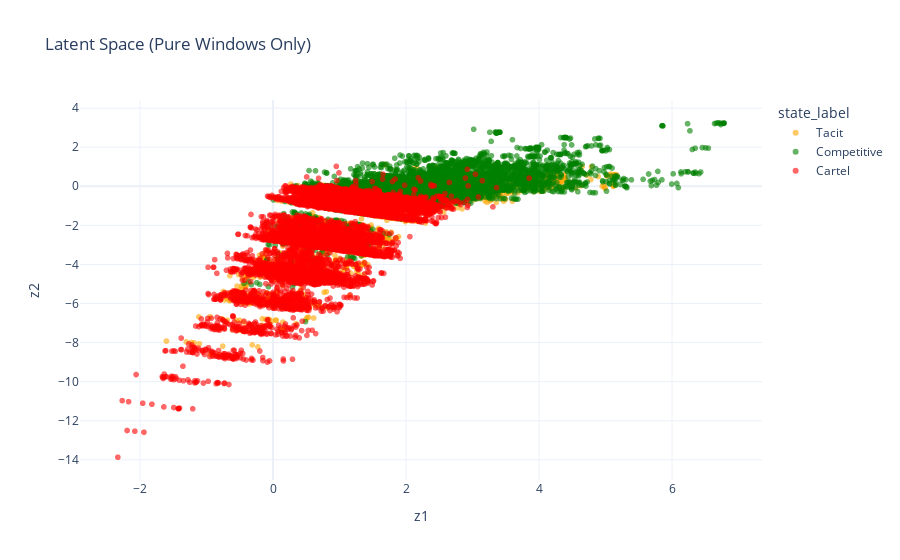

This figure's notebook cell:
### Code cell
#plotting embedding
# Focus on pure windows only for clarity
pure = validation_df[validation_df["is_pure_80"] == 1].copy()

# Map state labels for readability
state_map = {0: "Competitive", 1: "Tacit", 2: "Cartel"}
pure["state_label"] = pure["state_mode"].map(state_map)

fig = px.scatter(
    pure,
    x="z1",
    y="z2",
    color="state_label",
    color_discrete_map={
        "Competitive": "green",
        "Tacit": "orange",
        "Cartel": "red",
    },
    title="Latent Space (Pure Windows Only)",
    opacity=0.6
)

fig.update_layout(template="plotly_white")
fig.show()

### Figure 1 — Plotly figure (JSON) as saved in the notebook; plotly's stock layout.template omitted (floating-point values rounded to 4 significant figures; data arrays with more than 128 entries replaced by an {"elided": "..."} marker saying what was removed)
{"data": [{"hovertemplate": "state_label=Tacit<br>z1=%{x}<br>z2=%{y}<extra></extra>", "legendgroup": "Tacit", "marker": {"color": "orange", "opacity": 0.6, "symbol": "circle"}, "mode": "markers", "name": "Tacit", "showlegend": true, "type": "scattergl", "x": {"elided": "6712 float values"}, "xaxis": "x", "y": {"elided": "6712 float values"}, "yaxis": "y"}, {"hovertemplate": "state_label=Competitive<br>z1=%{x}<br>z2=%{y}<extra></extra>", "legendgroup": "Competitive", "marker": {"color": "green", "opacity": 0.6, "symbol": "circle"}, "mode": "markers", "name": "Competitive", "showlegend": true, "type": "scattergl", "x": {"elided": "6844 float values"}, "xaxis": "x", "y": {"elided": "6844 float values"}, "yaxis": "y"}, {"hovertemplate": "state_label=Cartel<br>z1=%{x}<br>z2=%{y}<extra></extra>", "legendgroup": "Cartel", "marker": {"color": "red", "opacity": 0.6, "symbol": "circle"}, "mode": "markers", "name": "Cartel", "showlegend": true, "type": "scattergl", "x": {"elided": "11456 float values"}, "xaxis": "x", "y": {"elided": "11456 float values"}, "yaxis": "y"}], "layout": {"legend": {"title": {"text": "state_label"}, "tracegroupgap": 0}, "title": {"text": "Latent Space (Pure Windows Only)"}, "xaxis": {"anchor": "y", "domain": [0, 1], "title": {"text": "z1"}}, "yaxis": {"anchor": "x", "domain": [0, 1], "title": {"text": "z2"}}}}
